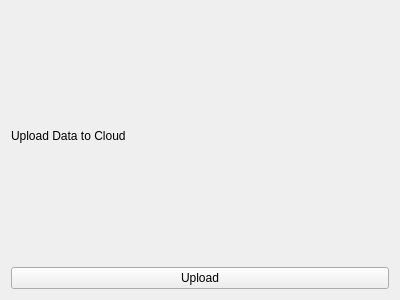
<?xml version="1.0" encoding="UTF-8"?>
<ui version="4.0">
 <class>Form</class>
 <widget class="QWidget" name="Form">
  <property name="geometry">
   <rect>
    <x>0</x>
    <y>0</y>
    <width>400</width>
    <height>300</height>
   </rect>
  </property>
  <property name="windowTitle">
   <string>Form</string>
  </property>
  <layout class="QVBoxLayout" name="verticalLayout">
   <item>
    <widget class="QLabel" name="label">
     <property name="text">
      <string>Upload Data to Cloud</string>
     </property>
    </widget>
   </item>
   <item>
    <widget class="QPushButton" name="pushButton">
     <property name="text">
      <string>Upload</string>
     </property>
    </widget>
   </item>
  </layout>
 </widget>
 <resources/>
 <connections/>
</ui>
